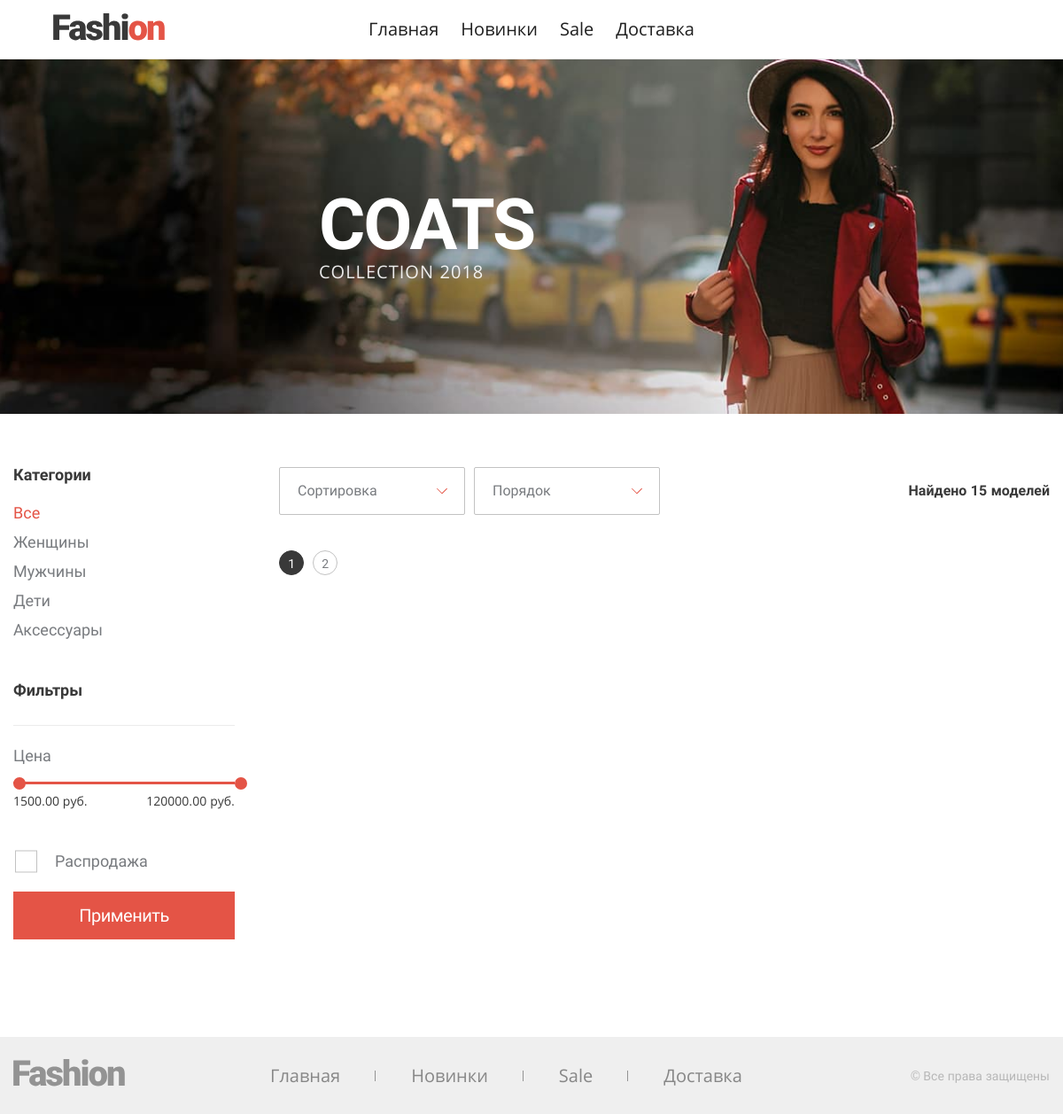
/novelty/index.php, run on the app's committed database.
### tables this page shows
CREATE TABLE `categories` (
  `id` int NOT NULL,
  `title` varchar(50) NOT NULL,
  `value` varchar(50) NOT NULL
);

### helpers/bd.php (called while the page is built, shortened)
<?php
function getConnection() : object
{
    $bdHost = 'localhost';
    $bdLogin = 'root';
    $bdPassword = 'root';
    $bdName = 'prod';
    static $bd;
    if (empty($bd)) {
        $bd = mysqli_connect($bdHost, $bdLogin, $bdPassword, $bdName);
    }
    return $bd;
}
function getProducts() : array
{
    if (!isset($_SESSION['products']) && !isset($_GET['category'])) {
        $result = mysqli_query(getConnection(), "SELECT * FROM `products` WHERE `active` = 1");
        $products = mysqli_fetch_all($result, MYSQLI_ASSOC);
    }
    if (!empty($products)) {
        foreach ($products as $key => $product) {
            $id = $product['id'];
            $result = mysqli_query(getConnection(), "
                SELECT `c`.*
                FROM `categories` AS `c`, `products_categories`
                WHERE `products_id` = '$id' AND `categories_id` = `id`
            ");
            $products[$key]['categories'] = mysqli_fetch_all($result, MYSQLI_ASSOC);
        }
    }
    return $_SESSION['products'];
}
function getCategories() : array
{
    $result = mysqli_query(getConnection(), "
        SELECT * FROM `categories`
    ");
    $categories = mysqli_fetch_all($result, MYSQLI_ASSOC);
    return $categories;
}

### helpers/helper.php (called while the page is built, shortened)
<?php
function showHeader($menuList) {
    include $_SERVER['DOCUMENT_ROOT'] . '/templates/header.php';
}
function showFooter($menuList) {
    include $_SERVER['DOCUMENT_ROOT'] . '/templates/footer.php';
}
function showMenu (array $array, string $classUl)
{
    include $_SERVER['DOCUMENT_ROOT'] . '/templates/main_menu.php';
}
function declOfNum(int $number, array $titles): string
{
    $cases = [2, 0, 1, 1, 1, 2];
    return $titles[($number % 100 > 4 && $number % 100 < 20) ? 2 : $cases[($number % 10 < 5) ? $number % 10 : 5]];
}
function productsFilter($products) {
    return $products;
}

### lib/lib.php (called while the page is built, shortened)
<?php
$numberProductsPage = 9;

### novelty/index.php (the view, shortened to what this page needs)
<?php
include $_SERVER['DOCUMENT_ROOT'] . '/helpers/start.php';
$productsList = [];
foreach (getProducts() as $product) {
    if ($product['novelty'] == 1) {
        $productsList[] = $product;
    }
}
$minMax = array_column($productsList, 'price');
$minProd = min($minMax);
$maxProd = max($minMax);
$productsList = productsFilter($productsList);
$categoriesList = getCategories();
$shopPaginator = ceil(count($productsList) / $numberProductsPage);
?>
<main class="shop-page">
    <header class="intro">
        <div class="intro__wrapper">
            <h1 class=" intro__title">COATS</h1>
            <p class="intro__info">Collection 2018</p>
        </div>
    </header>
    <section class="shop container">
        <section class="shop__filter filter">
            <form id="formFilterProduct" action="/" enctype="multipart/form-data" method="GET">
                <div class="filter__wrapper">
                    <b class="filter__title">Категории</b>
                    <ul class="filter__list">
                        <li>
                            <a  class="<?= !isset($_GET['category']) ? 'filter__list-item active' : 'filter__list-item'?>"
                                href="<?=parse_url($_SERVER['REQUEST_URI'], PHP_URL_PATH) .
                                    (isset($_GET['minPrice']) || isset($_GET['maxPrice']) || isset($_GET['new']) || isset($_GET['sale']) ? '?' : '') .
                                    (isset($_GET['minPrice']) ? ('minPrice=' . $_GET['minPrice']) : '') .
                                    (isset($_GET['maxPrice']) ? ('&maxPrice=' . $_GET['maxPrice']) : '') .
                                    (isset($_GET['new']) ? ('&new=' . $_GET['new']) : '') .
                                    (isset($_GET['sale']) ? ('&sale=' . $_GET['sale']) : '')
                                ?>"> Все
                            </a>
                        </li>
                        <?php
                        foreach ($categoriesList as $category):?>
                        <li>
                            <a  class="<?= isset($_GET['category']) && $_GET['category'] == $category['value'] ? 'filter__list-item active' : 'filter__list-item'?>"
                                href="<?=parse_url($_SERVER['REQUEST_URI'], PHP_URL_PATH)?>?category=<?=$category['value'] .
                                    (isset($_GET['minPrice']) ? ('&minPrice=' . $_GET['minPrice']) : '') .
                                    (isset($_GET['maxPrice']) ? ('&maxPrice=' . $_GET['maxPrice']) : '') .
                                    (isset($_GET['new']) ? ('&new=' . $_GET['new']) : '') .
                                    (isset($_GET['sale']) ? ('&sale=' . $_GET['sale']) : '')
                                ?>"> <?=$category['title']?>
                            </a>
                        </li>
                        <?php endforeach; ?>
                    </ul>
                </div>
                <div class="filter__wrapper">
                    <b class="filter__title">Фильтры</b>
                    <div class="filter__range range">
                        <span class="range__info">Цена</span>
                        <div class="range__line" aria-label="Range Line"></div>
                        <div class="range__res">
                            <span class="range__res-item min-price" min=<?=$minProd?>><?= isset($_GET['minPrice']) ? $_GET['minPrice'] : $minProd?> руб.</span>
                            <span class="range__res-item max-price" max=<?=$maxProd?>><?= isset($_GET['maxPrice']) ? $_GET['maxPrice'] : $maxProd?> руб.</span>
                        </div>
                    </div>
                </div>
                <fieldset class="custom-form__group">
                    <label for="sale" class="custom-form__checkbox-label custom-form__info" style="display: block;">Распродажа</label>
                </fieldset>
                <button class="button" type="submit" style="width: 100%">Применить</button>
            </form>
        </section>
        <div class="shop__wrapper">
            <section class="shop__sorting">
                <div class="shop__sorting-item custom-form__select-wrapper">
                    <select class="custom-form__select js-sort-flag" name="sortFlag">
                        <option value="0" hidden="">Сортировка</option>
                    </select>
                </div>
                <div class="shop__sorting-item custom-form__select-wrapper">
                    <select class="custom-form__select js-sort-order" name="sortOrder">
                        <option value="0" hidden="">Порядок</option>
                    </select>
                </div>
                <p class="shop__sorting-res">Найдено <span class="res-sort"><?=count($productsList)?></span> <?=declOfNum(count($productsList), ['модель', 'модели', 'моделей'])?></p>
            </section>
            <section class="shop__list">
            </section>
            <ul class="shop__paginator paginator">
                <?php
                    for ($i = 0; $i < $shopPaginator; $i++) {
                        renderTemplates($i, 'shopPaginator');
                    }
                ?>
            </ul>
        </div>
    </section>
</main>

### data on the page
categories: title "Женщины"
categories: title "Мужчины"
categories: title "Дети"
categories: title "Аксессуары"

### other printed values
$itemMenu['title'] "Главная"
$itemMenu['title'] "Новинки"
$itemMenu['title'] "Sale"
$itemMenu['title'] "Доставка"
$minProd "1500.00"
$maxProd "120000.00"
count($productsList) "15"
declOfNum(count($productsList), ['модель', 'модели', 'моделей']) "моделей"
$var+1 "1"
$var+1 "2"
